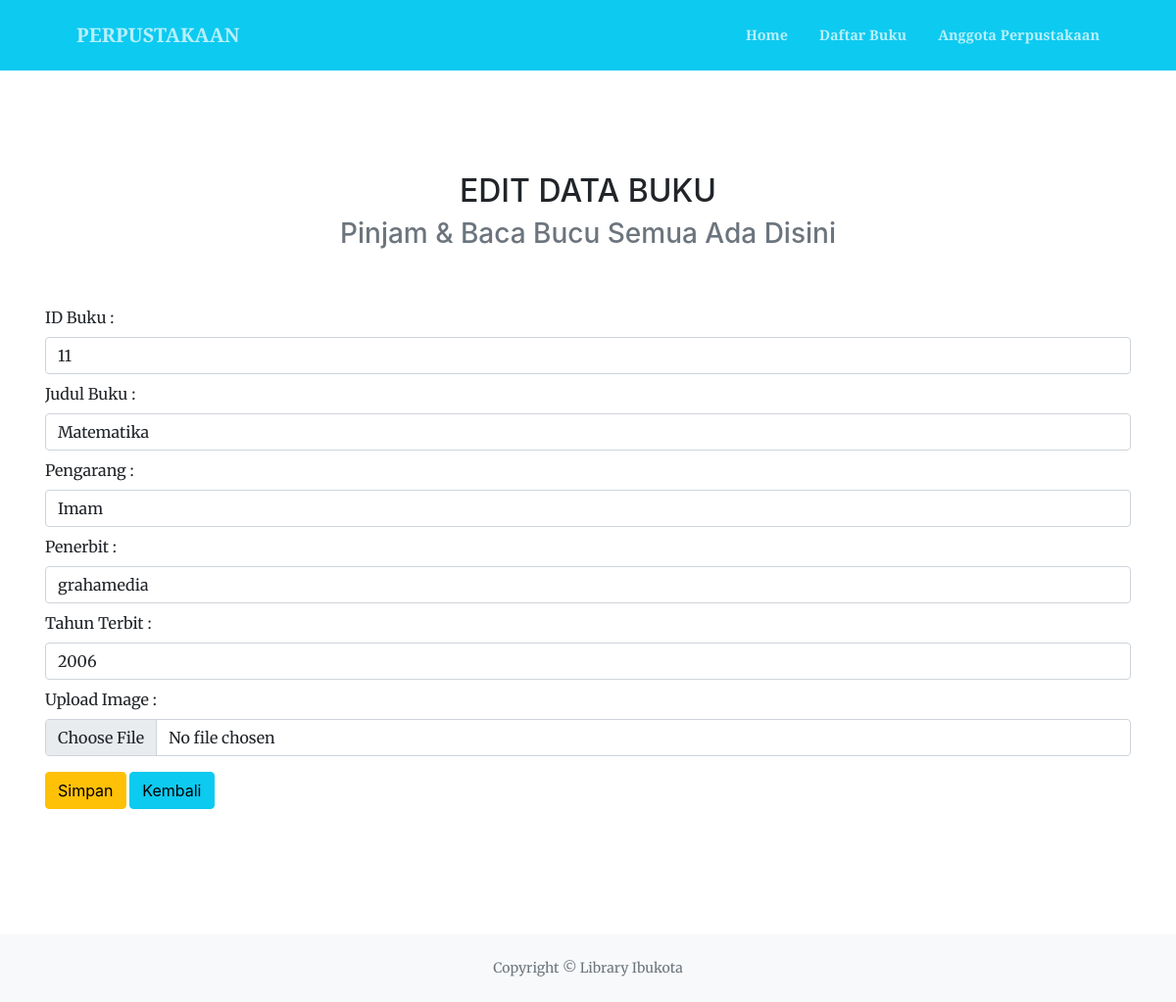
The page /UAS_1904030070_kelasB/edit_perpus.php?id=1 on the database its author committed.
### tables this page shows
CREATE TABLE `db_buku` (
  `id` int(10) NOT NULL,
  `id_buku` int(20) NOT NULL,
  `judul_buku` varchar(100) NOT NULL,
  `pengarang` varchar(50) NOT NULL,
  `penerbit` varchar(50) NOT NULL,
  `tahun_terbit` varchar(50) NOT NULL
);

### UAS_1904030070_kelasB/function.php (called while the page is built, shortened)
<?php
$conn = mysqli_connect('localhost', 'root', '', 'uas_1904030070');
function query($query)
{
    global $conn;
    $result = mysqli_query($conn, $query);
    if (mysqli_num_rows($result) == 1) {
        return mysqli_fetch_assoc($result);
    }
    $rows = [];
    return $rows;
}

### UAS_1904030070_kelasB/edit_perpus.php (the view, shortened to what this page needs)
<?php
  require 'function.php';
  $id = $_GET['id'];
  $buku = query("SELECT * FROM db_buku WHERE id = $id");
?>
<!DOCTYPE html>
<html lang="en">
    <head>
        <link href="https://cdn.jsdelivr.net/npm/bootstrap-icons@1.5.0/font/bootstrap-icons.css" rel="stylesheet" />
        <link href="https://cdnjs.cloudflare.com/ajax/libs/SimpleLightbox/2.1.0/simpleLightbox.min.css" rel="stylesheet" />
        <link href="css/styles.css" rel="stylesheet" />
        <link rel="stylesheet" href="font-awesome.css">
    </head>
    <body id="page-top">
        <nav class="navbar navbar-expand-lg navbar-dark bg-info fixed-top py-3" id="mainNav">
            <div class="container px-4 px-lg-5">
                <a class="navbar-brand" href="#page-top">PERPUSTAKAAN</a>
                <div class="collapse navbar-collapse" id="navbarResponsive">
                    <ul class="navbar-nav ms-auto my-2 my-lg-0">
                        <li class="nav-item"><a class="nav-link" href="index.php">Home</a></li>
                        <li class="nav-item"><a class="nav-link" href="services.php">Daftar Buku</a></li>
                        <li class="nav-item"><a class="nav-link" href="portfolio.php">Anggota Perpustakaan</a></li>
                    </ul>
                </div>
            </div>
        </nav>
        <section class="page-section" id="services">
          <div class="container justify-content-center">
            <div class="text-center mt-5">
              <h2 class="section-heading text-uppercase">EDIT DATA BUKU</h2>
              <h3 class="section-subheading text-muted mb-5">Pinjam & Baca Bucu Semua Ada Disini</h3>
            </div>
            <div class="row">
              <div class="col px-3">
                <form method="POST" action="">
                  <div class="form-group">
                    <label for="id_buku" class="form-label mt-2">ID Buku : </label>
                    <input type="text" class="form-control" id="id_buku" value="<?= $buku['id_buku'] ?>" placeholder="ID Buku" name="id_buku" autofocus required autocomplete="off">
                  </div>
                  <div class="form-group">
                    <label for="judul_buku" class="form-label mt-2">Judul Buku : </label>
                    <input type="text" class="form-control" id="judul_buku" value="<?= $buku['judul_buku'] ?>" placeholder="Judul Buku" name="judul_buku" required autocomplete="off">
                  </div>
                  <div class="form-group">
                    <label for="pengarang" class="form-label mt-2">Pengarang : </label>
                    <input type="text" class="form-control" id="pengarang" value="<?= $buku['pengarang'] ?>" placeholder="Pengarang" name="pengarang" required autocomplete="off">
                  </div>
                  <div class="form-group">
                    <label for="penerbit" class="form-label mt-2">Penerbit : </label>
                    <input type="text" class="form-control" id="penerbit" value="<?= $buku['penerbit'] ?>" placeholder="Penerbit" name="penerbit" required autocomplete="off">
                  </div>
                  <div class="form-group">
                    <label for="tahun_terbit" class="form-label mt-2">Tahun Terbit : </label>
                    <input type="text" class="form-control" id="tahun_terbit" value="<?= $buku['tahun_terbit'] ?>" placeholder="Tahun Terbit" name="tahun_terbit" required autocomplete="off">
                  </div>
                  <div class="form-group">
                    <label for="gambar_buku" class="form-label mt-2">Upload Image :</label>
                    <input class="form-control" type="file" id="gambar_buku" value="<?= $buku['gambar_buku'] ?>" placeholder="Gambar Buku" name="gambar_buku" required autocomplete="off">
                  </div>
                  <button type="tambah" class="btn btn-warning mt-3" name="edit">Simpan</button>
                  <a href="detail_perpus.php" class="btn btn-info mt-3" role="button">Kembali</a>
                </form>
              </div>
            </div>
          </div>
        </section>
        <footer class="bg-light py-4">
            <div class="container px-4 px-lg-5"><div class="small text-center text-muted">Copyright &copy; Library Ibukota</div></div>
        </footer>
    </body>
</html>

### rows shown on the page
db_buku: id_buku "11", judul_buku "Matematika", pengarang "Imam", penerbit "grahamedia", tahun_terbit "2006"
